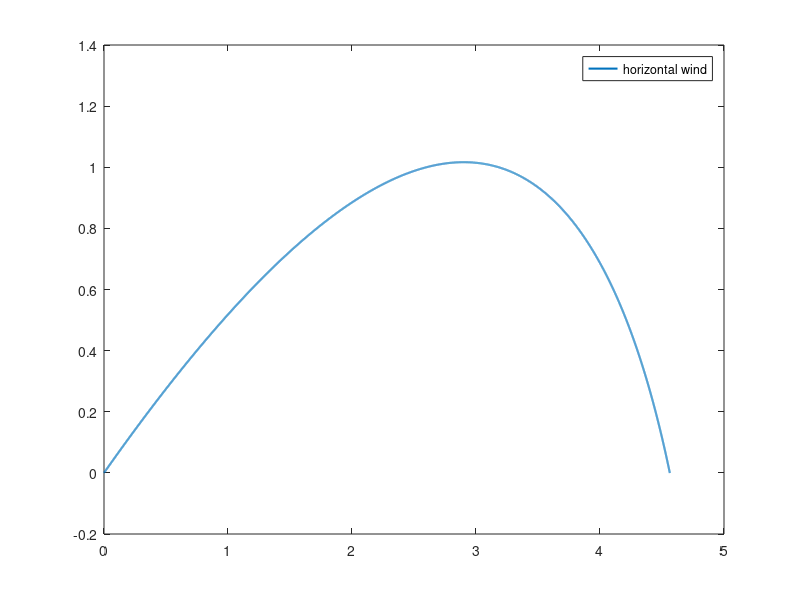

This chart was generated by the following MATLAB code:
clear;
x(1)=0;
y(1)=0;
u(1)=10*cos(pi/6);
v(1)=10*sin(pi/6);
t(1)=0;
b=0.5;
h=1e-4;
N=1000;
g=9.8;
f1=@(t,x) -b*15; # Horizontal Wind
f2=@(t,u) u; # dx/dt=u
f3=@(t,y) -g-b*v; # dv/dt=-g-bv
f4=@(t,v) v; # dy/dt=v

i=1;
do
  k1=f1(t(i),x(i));
  k2=f1(t(i)+h/2,x(i)+h*k1/2);
  k3=f1(t(i)+h/2,x(i)+h*k2/2);
  k4=f1(t(i)+h,x(i)+h*k3);
  u(i+1)=u(i)+(h/6)*(k1+2*k2+2*k3+k4);

  l1=f3(t(i),y(i));
  l2=f3(t(i)+h/2,y(i)+h*l1/2);
  l3=f3(t(i)+h/2,y(i)+h*l2/2);
  l4=f3(t(i)+h,y(i)+h*l3);
  v(i+1)=v(i)+(h/6)*(l1+2*l2+2*l3+l4);

  k11=f2(t(i),u(i));
  k22=f2(t(i)+h/2,u(i)+h*k11/2);
  k33=f2(t(i)+h/2,u(i)+h*k22/2);
  k44=f2(t(i)+h,u(i)+h*k33);
  x(i+1)=x(i)+(h/6)*(k11+2*k22+2*k33+k44);

  l11=f4(t(i),v(i));
  l22=f4(t(i)+h/2,v(i)+h*l11/2);
  l33=f4(t(i)+h/2,v(i)+h*l22/2);
  l44=f4(t(i)+h,v(i)+h*l33);
  y(i+1)=y(i)+(h/6)*(l11+2*l22+2*l33+l44);

  t(i+1)=t(i)+h;
  i++;
  until y(i)<=0
plot(x,y,'Linewidth',1.5)
legend('horizontal wind')